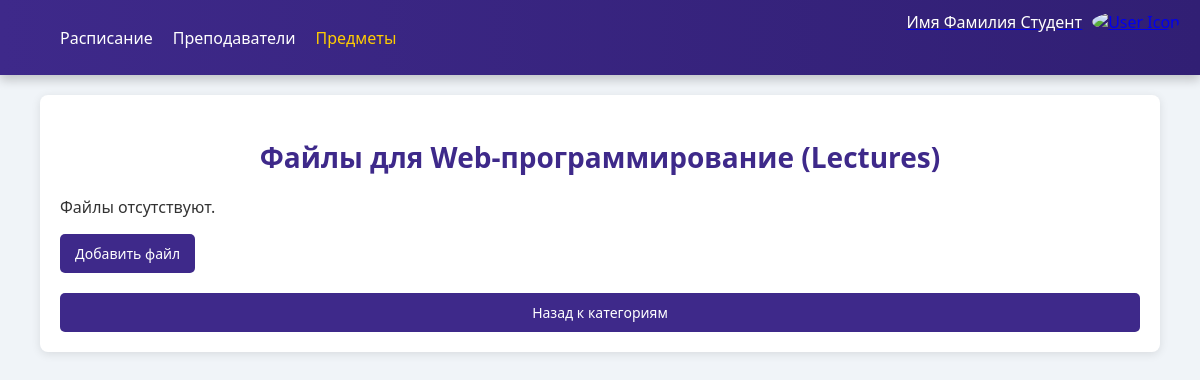
The app's page /subjects/2/files/lectures/ (signed in), older data.
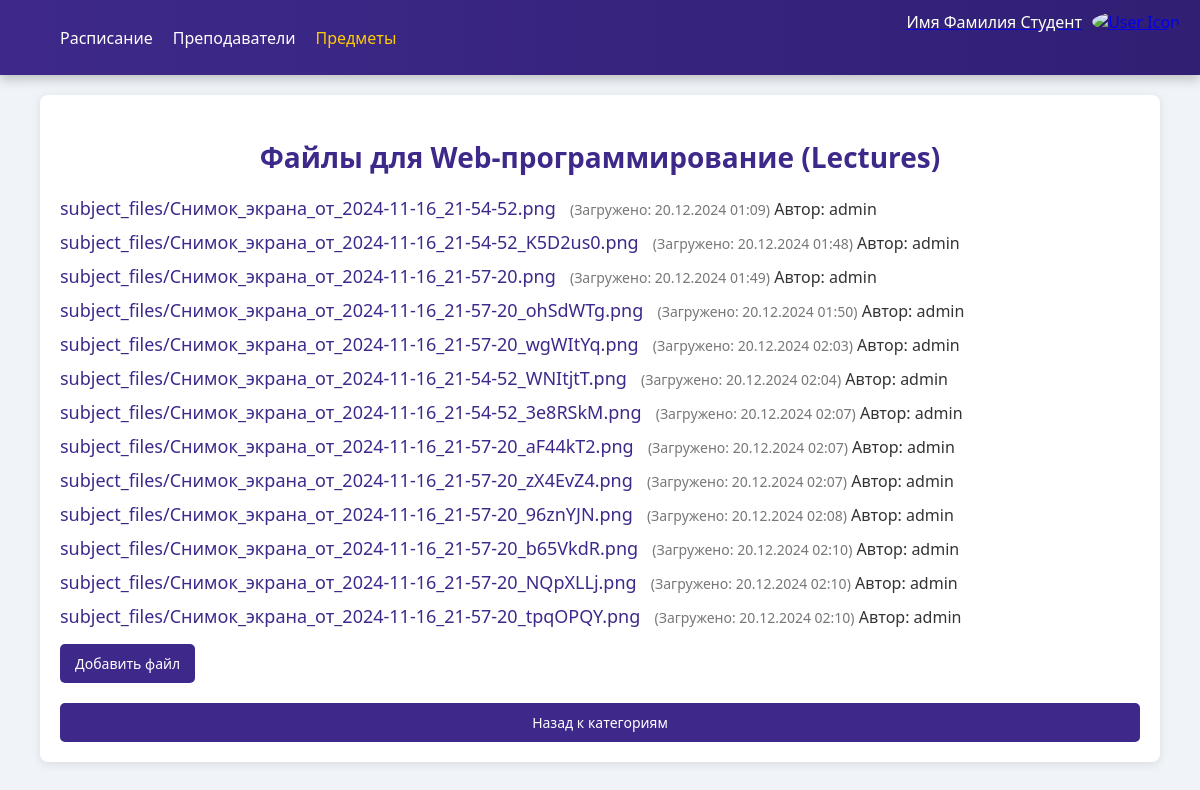
The same page, newer data.
### users/models.py (models this page shows, shortened)
class User(AbstractUser):
    avatar = models.ImageField(
        upload_to=AVATAR_DIR, default="img/teachers/no_content.jpg", verbose_name="Аватар", blank=True
    )
    role = models.CharField(
        verbose_name="Роль",
        choices=Roles.choices,
        default=Roles.USER,
        max_length=CHAR_FIELD_MAX_LENGTH
    )
    photo_check = models.ImageField(
        upload_to=CHECK_DIR, verbose_name="Фото для проверки", null=True, blank=False
    )
    patronimic = models.CharField(
        verbose_name="Отчество",
        max_length=CHAR_FIELD_MAX_LENGTH,
    )
    year = models.PositiveSmallIntegerField(
        verbose_name="Курс",
        default=1
    )
    email = models.EmailField(
        unique=True,
        blank=False,
        null=True,
        max_length=CHAR_FIELD_MAX_LENGTH,
        verbose_name="Почта",
    )
    registered = models.BooleanField(
        default=False,
        verbose_name="Зарегистрирован",
    )
    group = models.ForeignKey(Group, null=True, on_delete=models.SET_NULL, related_name="users", verbose_name="Группа",)
    class Meta:
        verbose_name = "Пользователь"
        verbose_name_plural = "Пользователи"
        ordering = ("id",)

### subjects/models.py (models this page shows)
class File(models.Model):
    CATEGORY_CHOICES = [
        ('lectures', 'Лекции'),
        ('practicals', 'Практические'),
        ('labs', 'Лабораторные'),
        ('coursework', 'Курсовые'),
        ('exam', 'Экзамен/Зачет'),
    ]
    subject = models.ForeignKey(Subject, on_delete=models.CASCADE, related_name="files")
    category = models.CharField(max_length=20, choices=CATEGORY_CHOICES)
    file = models.FileField(upload_to='subject_files/')
    uploaded_at = models.DateTimeField(auto_now_add=True)

### subjects/views.py (the view)
# urls.py: path('<int:subject_id>/files/<str:category>/', views.file_list, name='file_list'),
def file_list(request, subject_id, category):
    subject = get_object_or_404(Subject, id=subject_id)
    files = File.objects.filter(subject=subject, category=category)
    return render(request, 'subjects/file_list.html', {'subject': subject, 'category': category, 'files': files})

### templates/subjects/file_list.html (shortened to what this page needs)
<!DOCTYPE html>
<html lang="en">
<head>
    {% load static %}
    <link rel="stylesheet" type="text/css" href="{% static 'css/file.css' %}">
</head>
<body>
    <header>
      <div class="header-container">
          <nav class="nav">
              <ul>
                  <li><a href="{% url 'schedule:show_schedule' type='today' %}">Расписание</a></li>
                  <li><a href="{% url 'teachers:show_teachers' %}">Преподаватели</a></li>
                  <li><a href="{% url 'subjects:show_subjects' %}" class="active">Предметы</a></li>
              </ul>
          </nav>
          {% if user.is_authenticated %}
          <a href="{% url 'users:lk' %}">
              <div class="user">
                  <div class="user-info">
                      <span class="user-name"> {{user.first_name}} {{user.last_name}}</span>
                      <span class="user-role">{{user.get_role_display}}</span>
                  </div>
                  <div class="user-icon">
                      <img src="https://avatars.mds.yandex.net/i?id=3c73c7e7d240eb0a4fb8d877774e267f57c07db9-4393175-images-thumbs&n=13" alt="User Icon" />
                  </div>
              </div>
          </a>
          {% endif %}
      </div>
    </header>
    <section class="file-section">
        <h1>Файлы для {{ subject.name }} ({{ category|capfirst }})</h1>
        {% if files %}
        <ul class="file-list">
            {% for file in files %}
            <li>
                <a href="{{ file.file.url }}" target="_blank" class="file-link">{{ file.file.name }}</a>
                <span class="file-uploaded-date">(Загружено: {{ file.uploaded_at|date:"d.m.Y H:i" }})</span>
                <span>Автор: {{ request.user.username }}</span>
            </li>
            {% endfor %}
        </ul>
        {% else %}
        <p>Файлы отсутствуют.</p>
        {% endif %}
        <a href="{% url 'subjects:upload_file' subject.id category %}" class="btn">Добавить файл</a>
        <br>
        <a href="{% url 'subjects:file_categories' subject.id %}" class="btn-back">Назад к категориям</a>
    </section>
</body>
</html>

Row changes from the older to the newer data that the page shows:
added File: file.name "subject_files/Снимок_экрана_от_2024-11-16_21-54-52.png", uploaded_at "20.12.2024 01:09", {{ request.user.username }} "admin"
added File: file.name "subject_files/Снимок_экрана_от_2024-11-16_21-54-52_K5D2us0.png", uploaded_at "20.12.2024 01:48", {{ request.user.username }} "admin"
added File: file.name "subject_files/Снимок_экрана_от_2024-11-16_21-57-20.png", uploaded_at "20.12.2024 01:49", {{ request.user.username }} "admin"
added File: file.name "subject_files/Снимок_экрана_от_2024-11-16_21-57-20_ohSdWTg.png", uploaded_at "20.12.2024 01:50", {{ request.user.username }} "admin"
added File: file.name "subject_files/Снимок_экрана_от_2024-11-16_21-57-20_wgWItYq.png", uploaded_at "20.12.2024 02:03", {{ request.user.username }} "admin"
added File: file.name "subject_files/Снимок_экрана_от_2024-11-16_21-54-52_WNItjtT.png", uploaded_at "20.12.2024 02:04", {{ request.user.username }} "admin"
added File: file.name "subject_files/Снимок_экрана_от_2024-11-16_21-54-52_3e8RSkM.png", uploaded_at "20.12.2024 02:07", {{ request.user.username }} "admin"
added File: file.name "subject_files/Снимок_экрана_от_2024-11-16_21-57-20_aF44kT2.png", uploaded_at "20.12.2024 02:07", {{ request.user.username }} "admin"
added File: file.name "subject_files/Снимок_экрана_от_2024-11-16_21-57-20_zX4EvZ4.png", uploaded_at "20.12.2024 02:07", {{ request.user.username }} "admin"
added File: file.name "subject_files/Снимок_экрана_от_2024-11-16_21-57-20_96znYJN.png", uploaded_at "20.12.2024 02:08", {{ request.user.username }} "admin"
added File: file.name "subject_files/Снимок_экрана_от_2024-11-16_21-57-20_b65VkdR.png", uploaded_at "20.12.2024 02:10", {{ request.user.username }} "admin"
added File: file.name "subject_files/Снимок_экрана_от_2024-11-16_21-57-20_NQpXLLj.png", uploaded_at "20.12.2024 02:10", {{ request.user.username }} "admin"
added File: file.name "subject_files/Снимок_экрана_от_2024-11-16_21-57-20_tpqOPQY.png", uploaded_at "20.12.2024 02:10", {{ request.user.username }} "admin"
Text that changed along with them:
text no longer shown: "Файлы отсутствуют."
